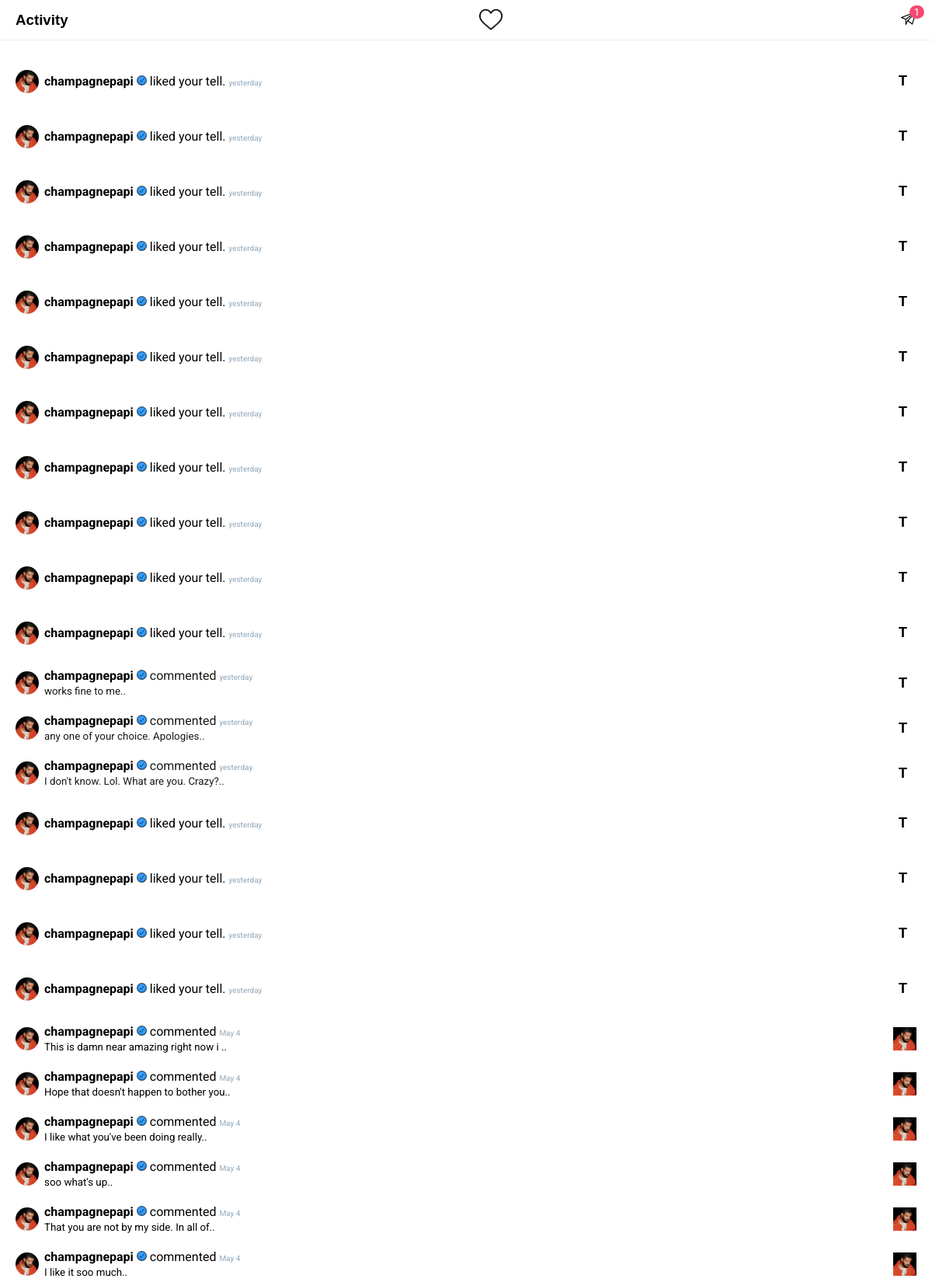
The app's page /users/activity/ (signed in, upper part) with its own data.
### homeapp/models.py (models this page shows, shortened)
class Activity(models.Model):
   owner = models.ForeignKey(User, on_delete=models.CASCADE, null=True)
   user = models.ForeignKey(User, on_delete=models.CASCADE, related_name="user", null=True)
   activity_type = models.CharField(max_length=200, null=True, blank=True) # like_post, like_tell, comment_post, comment_tell, follow, new: friends
   post = models.ForeignKey(Post, on_delete=models.CASCADE, related_name="post", null=True)
   tell = models.ForeignKey(Tell, on_delete=models.CASCADE, related_name="tell", null=True)
   liker_post = models.ForeignKey(User, on_delete=models.CASCADE, related_name="post_liker", null=True)
   liker_tell = models.ForeignKey(User, on_delete=models.CASCADE, related_name="tell_liker", null=True)
   comment_post = models.ForeignKey(CommentOnPost, on_delete=models.CASCADE, related_name="post_comment", null=True)
   comment_tell = models.ForeignKey(CommentOnTell, on_delete=models.CASCADE, related_name="tell_comment", null=True)
   updated = models.DateTimeField(auto_now_add=True)
   created = models.DateTimeField(auto_now=True)
   id = models.UUIDField(default=uuid.uuid4, unique=True, primary_key=True, editable=False)
   class Meta:
      ordering = ['-created']
   def is_leapyear(self, year):
      leap_year = None
      if (year % 4 == 0):
         if (year % 100 == 0):
            if (year % 400 == 0):
               leap_year = True
            else:
               leap_year = False
         else:
            leap_year = True
      else:
         leap_year = False
      return leap_year
   def returnDateInMinutesAgo(self, year, month, day, hour, minutes):
      is_a_leapyear = self.is_leapyear(year) # print(f"{year} is a leap year == {is_a_leapyear}")
      months_days = [31, 28, 31, 30, 31, 30, 31, 31, 30, 31, 30, 31]
      months_days_leap = [31, 29, 31, 30, 31, 30, 31, 31, 30, 31, 30, 31]
      days_for_months_ago = 0
      if is_a_leapyear == False: # print(f"Month: {month}")
         for index, days in enumerate(months_days):
            if index != month-1: # print(index+1, days)
               days_for_months_ago += days
            elif index == month-1: # print(f"stop month reached") #print(f"Total days: {days_for_months_ago + day}\n")
               break
      else:
         for index, days in enumerate(months_days_leap):
            if index != month-1: # print(index+1, days)
               days_for_months_ago += days
            elif index == month-1: # print(f"stop month reached") #print(f"Total days: {days_for_months_ago + day}\n")
               break
      total_days = (days_for_months_ago + day)
      total_minutes = minutes + (hour * 60) + ( (total_days * 24) * 60)
      return total_minutes
   @property
   def get_time(self):
      date = datetime.now()
      cr_date = self.created   # print(date) # print(cr_date)
      if date.year == cr_date.year:
         minutes_ago = self.returnDateInMinutesAgo(date.year, date.month, date.day, date.hour, date.minute) - self.returnDateInMinutesAgo(date.year, cr_date.month, cr_date.day, cr_date.hour+1, cr_date.minute)
         if date.day == cr_date.day:
            print(minutes_ago)
            if minutes_ago < 60:
               return f"{minutes_ago} {'minutes' if minutes_ago != 1 else 'minute'} ago"
            elif minutes_ago < 1440:
               hour = minutes_ago // 60
               return f"{hour} {'hours' if hour != 1 else 'hour'} ago"
         elif date.month == cr_date.month and date.day-1 == cr_date.day:
            return f"yesterday"
         else:
            months = {
            "1": "January",
            "2": "February",
            "3": "March",
            "4": "April",
            "5": "May",
            "6": "June",
            "7": "July",
            "8": "August",
            "9": "September",
            "10": "October",
            "11": "November",
            "12": "December"
            }
            return f"{months[str(cr_date.month-1)][:3]} {cr_date.day}"

class CommentOnTell(models.Model):
   owner = models.ForeignKey(User, on_delete=models.CASCADE, null=True, blank=True)
   tell = models.ForeignKey(Tell, on_delete=models.CASCADE)
   comment = models.CharField(max_length=200)
   updated = models.DateTimeField(auto_now=True)
   created = models.DateTimeField(auto_now_add=True)
   id = models.UUIDField(default=uuid.uuid4, primary_key=True, unique=True, editable=False)
   class Meta:
      ordering = ['-created', '-updated']

class CommentOnPost(models.Model):
   owner = models.ForeignKey(User, on_delete=models.CASCADE, null=True, blank=True)
   post = models.ForeignKey(Post, on_delete=models.CASCADE)
   comment = models.CharField(max_length=2000)
   updated = models.DateTimeField(auto_now=True)
   created = models.DateTimeField(auto_now_add=True)
   id = models.UUIDField(default=uuid.uuid4, primary_key=True, unique=True, editable=False)
   class Meta:
      ordering = ['-created', '-updated']

class Post(models.Model):
   owner = models.ForeignKey(User, on_delete=models.CASCADE, null=True, blank=True)
   img = models.ImageField(upload_to='contents/', null=True, blank=True)
   body = models.TextField()
   likers = models.ManyToManyField(User, 'post_likers', blank=True)
   commenters = models.ManyToManyField(User, 'post_commenters', blank=True)
   savers = models.ManyToManyField(User, 'post_savers', blank=True)
   tellers = models.ManyToManyField(User, 'tellers_post', blank=True)
   tellers_count = models.PositiveSmallIntegerField(default=0) # this will keep the count of tells. instead of using tellers.length
   updated = models.DateTimeField(auto_now=True)
   created = models.DateTimeField(auto_now_add=True)
   id = models.UUIDField(default=uuid.uuid4, primary_key=True, unique=True, editable=False)
   class Meta:
      ordering = ['-created']

### users/models.py (models this page shows, shortened)
class Profile(models.Model):
   VOTE_TYPE = (
      ('MALE', 'a male'),
      ('FEMALE', 'a female'),
   )
   user = models.OneToOneField(User, on_delete=models.CASCADE)
   name = models.CharField(max_length=200, blank=True, null=True)
   username = models.CharField(max_length=200, blank=True, null=True, unique=True)
   email = models.EmailField(max_length=500, blank=True, null=True, unique=True)
   img = models.ImageField(upload_to="profiles/", default="icons/user.png")
   bio = models.TextField(default="", blank=True, null=True)
   online = models.BooleanField(default=False)
   last_seen = models.DateTimeField(default=datetime.now(), null=True, blank=True)
   followers = models.ManyToManyField(User, related_name='followers', blank=True)
   following = models.ManyToManyField(User, related_name='following', blank=True)
   friends = models.ManyToManyField(User, related_name='friends', blank=True)
   verified = models.BooleanField(default=False)
   saved_post = models.ManyToManyField("homeapp.Post", related_name="saved_post", blank=True)
   saved_tell = models.ManyToManyField("homeapp.Tell", related_name="saved_tell", blank=True)
   seen_post = models.ManyToManyField("homeapp.Post", blank=True)
   seen_tell = models.ManyToManyField("homeapp.Tell", blank=True)
   activity_count = models.PositiveSmallIntegerField(default=0)
   updated = models.DateTimeField(auto_now_add=True)
   created = models.DateTimeField(auto_now=True)
   id = models.UUIDField(default=uuid.uuid4, unique=True, primary_key=True, editable=False)

### users/views.py (the view)
# urls.py: path('activity/', views.activityPage, name="activity")
def activityPage(request):
   profile = request.user.profile
   profile.activity_count = 0
   profile.save()
   print(f"Activity Count: {profile.activity_count}")
   chats_count = returnMessagesCount(request)     # logic: gets chats count
   context = {'chats_count': chats_count}
   return render(request, 'activity.html', context)

### messagesapp/utils.py (called while the page is built)
def returnMessagesCount(request):
   chats_count = request.user.messages.filter(
      Q (unread_messages__gt = 0) &
      Q (request_accepted = True)).count()
   return chats_count

### users/templates/activity.html (shortened to what this page needs)
{% extends 'main.html' %}
{% load static %}
{% block content %}
<body class="background-white">
   <header>
      <div class="header-wrapper width-p-20 height-p-10">
         <div class="header-1">
            <a href="/">
            <div class="activity-logo">
               <h3 class="no-margin font-lobster">Activity</h3>
               <img src="{% static 'images/footer icons/footer-likes.png' %}" alt="Activity logo" class="activity-log-img">
            </div>
         </a>
         </div>
         <div class="header-2">
            <a href="{% url 'chat' %}">
               <div class="inbox">
                  {% include 'components/chats_button.html' %}
               </div>
            </a>
         </div>
      </div>
   </header>
   <main>
      <section class="activity-wrapper">
      {% for activity in  request.user.activity_set.all %}
         {% if activity.activity_type == 'like_tell' %}
         <a href="{% url 'other-profile' activity.user.id %}?q={{request.path}}">
            <div class="activity">
               <div class="activity-2">
                  <div class="img-holder">
                     <img src="{{activity.user.profile.img.url}}" alt="profile-picture" class="img-holder-image">
                  </div>
                  <p><strong>{{activity.user.username}}
                     {% if activity.user.profile.verified %}
                        <img src="{% static 'images/icons/verified/verified-blue2.png' %}" class="width-13" alt="verification">
                     {% endif %}
                  </strong> liked your tell. <small class="grey font-10">{{activity.get_time}}</small></p>
               </div>
            </a>
            <a href="{% url 'single-tell' activity.tell.id %}?q={{request.path}}">
               <div class="activity-right-info font-lobster">
                  <strong>T</strong>
               </div>
            </a>
         {% endif %}
         {% if activity.activity_type == 'comment_post' %}
         <div class="activity">
            <a href="{% url 'other-profile' activity.user.id %}?q={{request.path}}">
            <div class="activity-2">
               <div class="img-holder">
                  <img src="{{activity.user.profile.img.url}}" alt="profile-picture" class="img-holder-image">
               </div>
               <div>
                  <p class="no-margin"><strong>{{activity.user.username}}
                     {% if activity.user.profile.verified %}
                        <img src="{% static 'images/icons/verified/verified-blue2.png' %}" class="width-13" alt="verification">
                     {% endif %}
                  </strong>commented <small class="grey font-10">{{activity.get_time}}</small></p>
                  <p class="no-margin"><small>{{activity.comment_post.comment|slice:":38"}}..</small></p>
               </div>
            </div>
            </a>
            <a href="{% url 'single-post' activity.post.id %}?q={{request.path}}">
               <div class="activity-right-info">
                  <div class="img-holder">
                     <img src="{{activity.post.img.url}}" alt="" class="liked-image">
                  </div>
               </div>
            </a>
         </div>
         {% endif %}
         {% if activity.activity_type == 'comment_tell' %}
         <div class="activity">
            <div class="activity-2">
               <div class="img-holder">
                  <a href="{% url 'other-profile' activity.user.id %}?q={{request.path}}">
                     <img src="{{activity.user.profile.img.url}}" alt="profile-picture" class="img-holder-image">
                  </a>
               </div>
               <div>
                  <p class="no-margin"><a href="{% url 'other-profile' activity.user.id %}?q={{request.path}}"><strong>{{activity.user.username}}
                     {% if activity.user.profile.verified %}
                        <img src="{% static 'images/icons/verified/verified-blue2.png' %}" class="width-13" alt="verification">
                     {% endif %}
                  </strong></a>commented <small class="grey font-10">{{activity.get_time}}</small></p>
                  <p class="no-margin"><small>{{activity.comment_tell.comment|slice:":40"}}..</small></p>
               </div>
            </div>
            <a href="{% url 'single-tell' activity.tell.id %}?q={{request.path}}">
               <div class="activity-right-info font-lobster">
                  <strong>T</strong>
               </div>
            </a>
         </div>
         {% endif %}
      {% endfor %}
      </section>
   </main>
</body>
{% endblock content %}

### static/main.css (style rules this page uses)
body { background-color: #fafafa; margin: 0; font-family: "Roboto", sans-serif; font-weight: 300px; margin-bottom: 70px; color: #1a1a1b; }
.no-margin { margin: 0; }
.background-white { background-color: #fff; }
.grey { color: #92a9bd; }
.width-13 { width: 13px; }
a { text-decoration: none; color: #000; }
header { background-color: #fff; position: fixed; width: 100%; height: 54px; top: 0; z-index: 1; }
.header-wrapper { padding: 0; display: flex; justify-content: space-between; border-bottom: 1px solid #1b1a1711; align-items: center; }
.header-1, .header-2 { align-items: center; }
.font-lobster { font-family: "Lobster", sans-serif; }
.font-10 { font-size: 10px; }
.activity-logo { display: flex; align-items: center; box-sizing: border-box; height: 20px; }
.activity-logo h3 { font-weight: 900; }
.activity-logo img { width: 30px; }
.activity-log-img { padding: 0; position: absolute; right: 46.05%; top: 10px; }
.width-p-20 { padding-left: 20px; padding-right: 20px; }
.height-p-10 { padding-top: 15px; padding-bottom: 15px; }
main { margin-top: 54px; }
.activity-wrapper { background-color: #fff; padding: 15px 0; }
.activity { display: flex; align-items: center; justify-content: space-between; padding: 10px 20px; }
.activity-2 { display: flex; align-items: center; }
.activity-right-info { display: flex; flex-direction: column; justify-content: center; align-items: center; }
.activity-right-info strong { padding-right: 12px; font-size: 18px; }
.activity p { padding-left: 7px; padding-right: 7px; }
.activity strong { color: #000; }
.img-holder { height: 30px; min-width: 30px; max-width: 30px; border-radius: 50%; }
.img-holder-image { width: 100%; height: 100%; border-radius: 50%; object-fit: cover; }
.liked-image { width: 100%; height: 100%; object-fit: cover; }
.img-holder .liked-image { align-items: center; }

### records on screen
Activity: user.profile.img (picture), user.username "champagnepapi", get_time "yesterday"
Activity: user.profile.img (picture), user.username "champagnepapi", get_time "yesterday"
Activity: user.profile.img (picture), user.username "champagnepapi", get_time "yesterday"
Activity: user.profile.img (picture), user.username "champagnepapi", get_time "yesterday"
Activity: user.profile.img (picture), user.username "champagnepapi", get_time "yesterday"
Activity: user.profile.img (picture), user.username "champagnepapi", get_time "yesterday"
Activity: user.profile.img (picture), user.username "champagnepapi", get_time "yesterday"
Activity: user.profile.img (picture), user.username "champagnepapi", get_time "yesterday"
Activity: user.profile.img (picture), user.username "champagnepapi", get_time "yesterday"
Activity: user.profile.img (picture), user.username "champagnepapi", get_time "yesterday"
Activity: user.profile.img (picture), user.username "champagnepapi", get_time "yesterday"
Activity: user.profile.img (picture), user.username "champagnepapi", get_time "yesterday", comment_tell.comment "works fine to me"
Activity: user.profile.img (picture), user.username "champagnepapi", get_time "yesterday", comment_tell.comment "any one of your choice. Apologies"
Activity: user.profile.img (picture), user.username "champagnepapi", get_time "yesterday", comment_tell.comment "I don't know. Lol. What are you. Crazy?"
Activity: user.profile.img (picture), user.username "champagnepapi", get_time "yesterday"
Activity: user.profile.img (picture), user.username "champagnepapi", get_time "yesterday"
Activity: user.profile.img (picture), user.username "champagnepapi", get_time "yesterday"
Activity: user.profile.img (picture), user.username "champagnepapi", get_time "yesterday"
Activity: user.profile.img (picture), user.username "champagnepapi", get_time "May 4", comment_post.comment "This is damn near amazing right now i", post.img (picture)
Activity: user.profile.img (picture), user.username "champagnepapi", get_time "May 4", comment_post.comment "Hope that doesn't happen to bother you", post.img (picture)
Activity: user.profile.img (picture), user.username "champagnepapi", get_time "May 4", comment_post.comment "I like what you've been doing really", post.img (picture)
Activity: user.profile.img (picture), user.username "champagnepapi", get_time "May 4", comment_post.comment "soo what's up", post.img (picture)
Activity: user.profile.img (picture), user.username "champagnepapi", get_time "May 4", comment_post.comment "That you are not by my side. In all of", post.img (picture)
Activity: user.profile.img (picture), user.username "champagnepapi", get_time "May 4", comment_post.comment "I like it soo much", post.img (picture)

### other values on screen
{{ chats_count }} "1"
